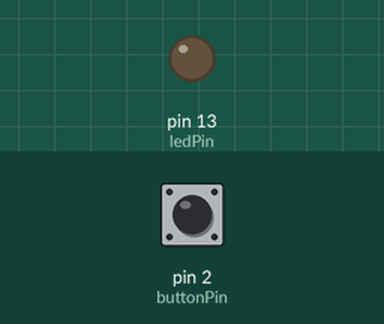
Recording of a sketch running on a simulated Arduino Uno, built with avr-gcc and run on an emulated ATmega328P. Parts: output pins drawn as LEDs (lit = HIGH). The inputs (shaded band) are chosen by the test bench; at power-on: pin 2 (buttonPin) LOW.

Above: at 1.2 s.
1.3 s: pin 2 (buttonPin) pulled HIGH for 0.15 s
At 3.2 s:
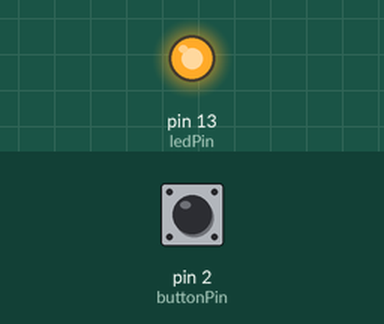
Timing chart, 0 to 10.4 s (numbered marks = the images above; inputs shaded):
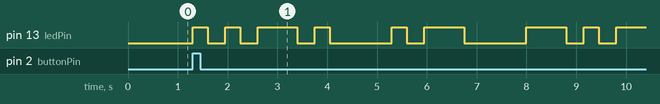

The sketch:

task_1_11.ino
```cpp
// Define pin numbers
const int buttonPin = 2;
const int ledPin = 13;

// Morse code timings
const int dotTime = 300;
const int dashTime = 800;
const int partGap = 350; // Gap between dots and dashes of the same letter
const int letterGap = 900;
const int wordGap = 1400;

// Keep track of the button press state
bool isButtonPressed = false;


void setup() {
  pinMode(buttonPin, INPUT);
  pinMode(ledPin, OUTPUT);
}

void blinkDot() {
  digitalWrite(ledPin, HIGH);
  delay(dotTime);
  digitalWrite(ledPin, LOW);
  delay(partGap);
}

void blinkDash() {
  digitalWrite(ledPin, HIGH);
  delay(dashTime);
  digitalWrite(ledPin, LOW);
  delay(partGap);
}

void spellLetter(char letter) {
  switch (letter) {
    case 'F':
      blinkDot(); blinkDot(); blinkDash(); blinkDot();
      break;
    case 'A':
      blinkDot(); blinkDash();
      break;
    case 'Y':
      blinkDash(); blinkDot(); blinkDash(); blinkDash();
      break;
    case 'S':
      blinkDot(); blinkDot(); blinkDot();
      break;
    case 'L':
      blinkDot(); blinkDash(); blinkDot(); blinkDot();
      break;

  }
  delay(letterGap);
}


void loop() {

  if (digitalRead(buttonPin) == HIGH && !isButtonPressed) {
    isButtonPressed = true;

    spellLetter('F');
    spellLetter('A');
    spellLetter('Y');
    spellLetter('S');
    spellLetter('A');
    spellLetter('L');


    while(digitalRead(buttonPin) == HIGH) {

    }
    isButtonPressed = false; // Reset the button press state
  }
}
```

Measured:
- after the input at 1.3 s, pin 13 (ledPin): LOW → HIGH at once, → LOW 0.30 s later, → HIGH 0.35 s later, → LOW 0.30 s later, … (17 changes in this stretch)
